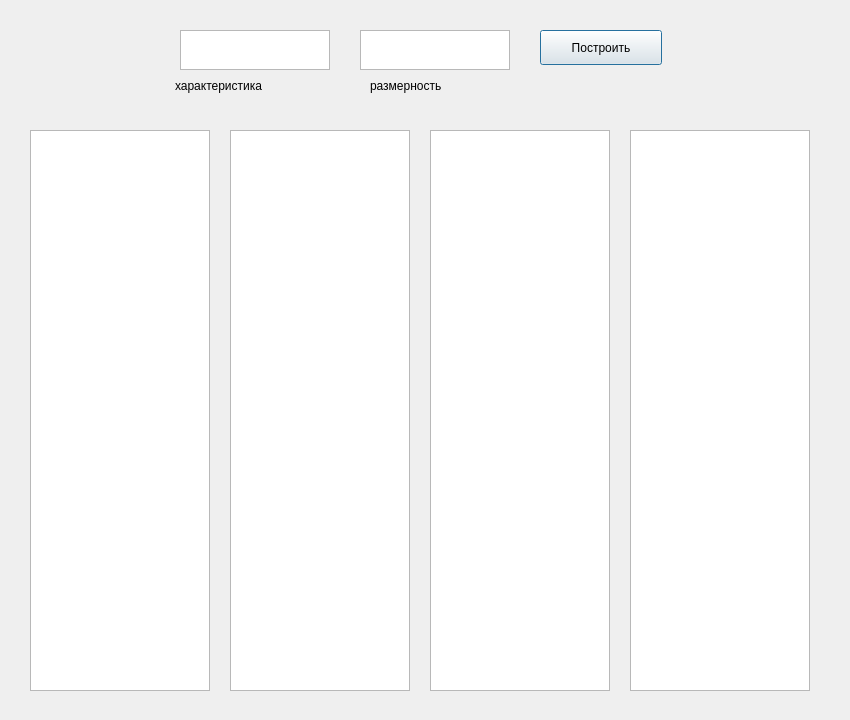
<?xml version="1.0" encoding="UTF-8"?>
<ui version="4.0">
 <class>extended</class>
 <widget class="QDialog" name="extended">
  <property name="geometry">
   <rect>
    <x>0</x>
    <y>0</y>
    <width>850</width>
    <height>720</height>
   </rect>
  </property>
  <property name="windowTitle">
   <string>extended</string>
  </property>
  <widget class="QTableWidget" name="tableWidget_1">
   <property name="geometry">
    <rect>
     <x>30</x>
     <y>130</y>
     <width>180</width>
     <height>561</height>
    </rect>
   </property>
   <attribute name="horizontalHeaderCascadingSectionResizes">
    <bool>true</bool>
   </attribute>
   <attribute name="horizontalHeaderDefaultSectionSize">
    <number>38</number>
   </attribute>
  </widget>
  <widget class="QTableWidget" name="tableWidget_2">
   <property name="geometry">
    <rect>
     <x>430</x>
     <y>130</y>
     <width>180</width>
     <height>561</height>
    </rect>
   </property>
   <attribute name="horizontalHeaderCascadingSectionResizes">
    <bool>true</bool>
   </attribute>
   <attribute name="horizontalHeaderDefaultSectionSize">
    <number>38</number>
   </attribute>
  </widget>
  <widget class="QTableWidget" name="tableWidget_3">
   <property name="geometry">
    <rect>
     <x>230</x>
     <y>130</y>
     <width>180</width>
     <height>561</height>
    </rect>
   </property>
   <property name="sizePolicy">
    <sizepolicy hsizetype="Fixed" vsizetype="Fixed">
     <horstretch>0</horstretch>
     <verstretch>0</verstretch>
    </sizepolicy>
   </property>
   <attribute name="horizontalHeaderCascadingSectionResizes">
    <bool>true</bool>
   </attribute>
   <attribute name="horizontalHeaderDefaultSectionSize">
    <number>38</number>
   </attribute>
  </widget>
  <widget class="QTableWidget" name="tableWidget_4">
   <property name="geometry">
    <rect>
     <x>630</x>
     <y>130</y>
     <width>180</width>
     <height>561</height>
    </rect>
   </property>
   <attribute name="horizontalHeaderCascadingSectionResizes">
    <bool>true</bool>
   </attribute>
   <attribute name="horizontalHeaderDefaultSectionSize">
    <number>38</number>
   </attribute>
  </widget>
  <widget class="QTextEdit" name="textEdit_1">
   <property name="geometry">
    <rect>
     <x>180</x>
     <y>30</y>
     <width>150</width>
     <height>40</height>
    </rect>
   </property>
  </widget>
  <widget class="QTextEdit" name="textEdit_2">
   <property name="geometry">
    <rect>
     <x>360</x>
     <y>30</y>
     <width>150</width>
     <height>40</height>
    </rect>
   </property>
  </widget>
  <widget class="QPushButton" name="pushButton">
   <property name="geometry">
    <rect>
     <x>540</x>
     <y>30</y>
     <width>122</width>
     <height>35</height>
    </rect>
   </property>
   <property name="text">
    <string>Построить</string>
   </property>
  </widget>
  <widget class="QLabel" name="label">
   <property name="geometry">
    <rect>
     <x>175</x>
     <y>70</y>
     <width>161</width>
     <height>31</height>
    </rect>
   </property>
   <property name="text">
    <string>характеристика</string>
   </property>
  </widget>
  <widget class="QLabel" name="label_2">
   <property name="geometry">
    <rect>
     <x>370</x>
     <y>70</y>
     <width>131</width>
     <height>31</height>
    </rect>
   </property>
   <property name="text">
    <string>размерность</string>
   </property>
  </widget>
 </widget>
 <resources/>
 <connections/>
</ui>
